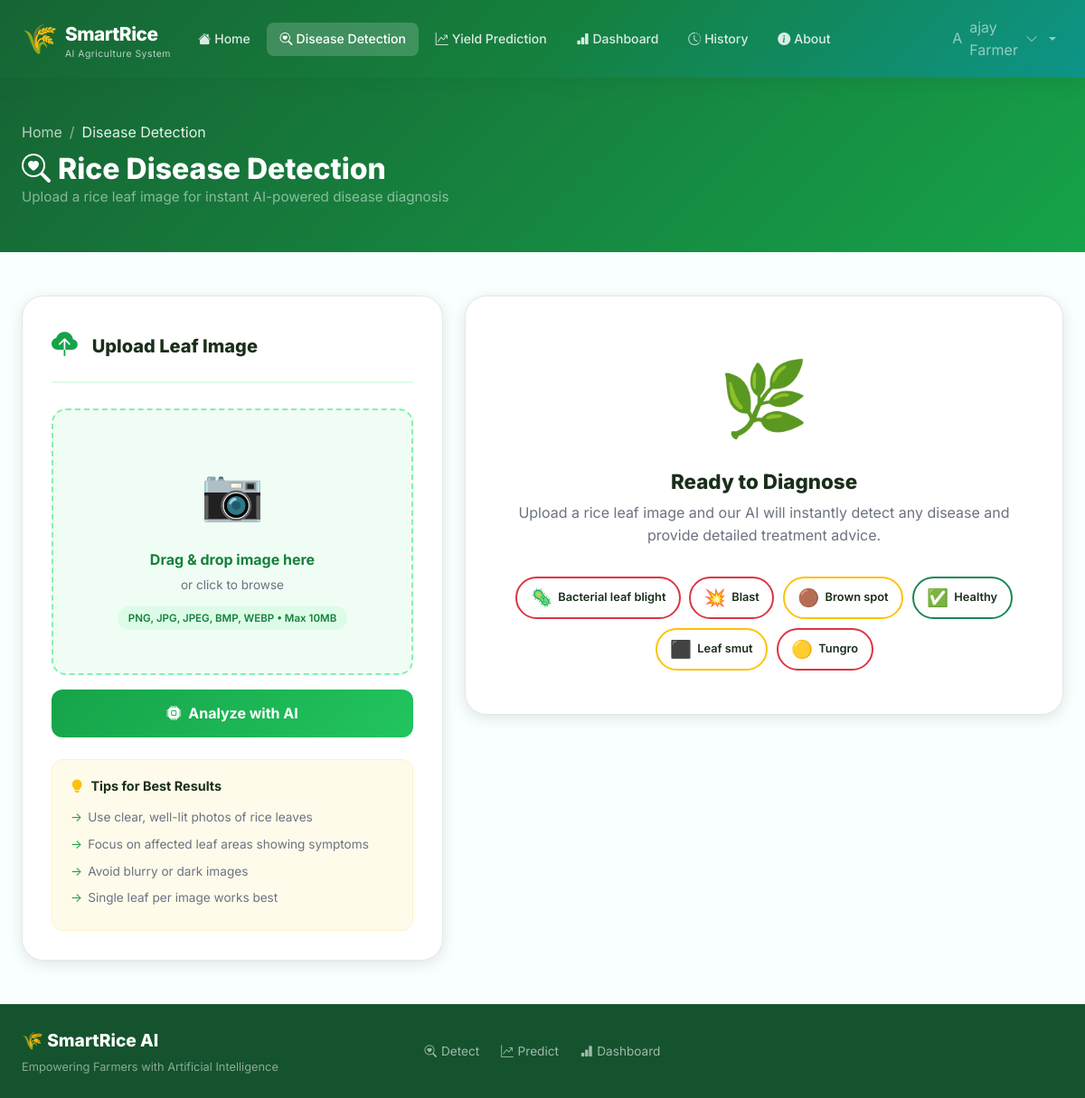
Screenshot of /detect (signed in) with the database file from the repository.
### tables this page shows
CREATE TABLE users (
            id INTEGER PRIMARY KEY AUTOINCREMENT,
            full_name TEXT NOT NULL,
            email TEXT UNIQUE NOT NULL,
            username TEXT UNIQUE NOT NULL,
            password_hash TEXT NOT NULL,
            role TEXT DEFAULT 'farmer',
            state TEXT DEFAULT NULL,
            farm_size TEXT DEFAULT NULL,
            joined_at TEXT NOT NULL
        );

### app.py (the view, shortened to what this page needs)
@app.route("/detect", methods=["GET", "POST"])
@login_required
def detect():
    result = None
    return render_template("detect.html", result=result)

### app.py (called while the page is built)
def get_db():
    conn = sqlite3.connect("database.db")
    conn.row_factory = sqlite3.Row
    return conn

def login_required(f):
    @wraps(f)
    def decorated(*args, **kwargs):
        if "user_id" not in session:
            flash("Please login to continue.", "warning")
            return redirect(url_for("login", next=request.path))
        return f(*args, **kwargs)
    return decorated

def get_current_user():
    if "user_id" not in session:
        return None
    conn = get_db()
    user = conn.execute("SELECT * FROM users WHERE id=?", (session["user_id"],)).fetchone()
    conn.close()
    return user

@app.context_processor
def inject_user():
    return {"current_user": get_current_user()}

### templates/detect.html (shortened to what this page needs)
{% extends "base.html" %}
{% block content %}
<section class="page-header">
  <div class="container-fluid px-4 py-5">
    <div class="row align-items-center">
      <div class="col">
        <nav aria-label="breadcrumb">
          <ol class="breadcrumb breadcrumb-white mb-2">
            <li class="breadcrumb-item"><a href="{{ url_for('index') }}">Home</a></li>
            <li class="breadcrumb-item active">Disease Detection</li>
          </ol>
        </nav>
        <h1 class="page-title text-white"><i class="bi bi-search-heart me-2"></i>Rice Disease Detection</h1>
        <p class="page-subtitle text-white-50">Upload a rice leaf image for instant AI-powered disease diagnosis</p>
      </div>
    </div>
  </div>
</section>
<section class="py-5">
  <div class="container-fluid px-4">
    <div class="row g-4">
      <div class="col-lg-5">
        <div class="panel-card">
          <div class="panel-header">
            <i class="bi bi-cloud-upload-fill panel-icon"></i>
            <h4 class="panel-title">Upload Leaf Image</h4>
          </div>
          <form method="POST" enctype="multipart/form-data" id="detectForm">
            <div class="dropzone" id="dropzone" onclick="document.getElementById('fileInput').click()">
              <div class="dropzone-inner" id="dropzoneInner">
                <div class="dropzone-icon">📷</div>
                <p class="dropzone-text">Drag & drop image here</p>
                <p class="dropzone-sub">or click to browse</p>
                <span class="dropzone-formats">PNG, JPG, JPEG, BMP, WEBP • Max 10MB</span>
              </div>
            </div>
            <button type="submit" class="btn btn-detect w-100 mt-3" id="analyzeBtn">
              <i class="bi bi-cpu-fill me-2"></i>Analyze with AI
            </button>
          </form>
          <div class="tips-card mt-4">
            <h6 class="tips-title"><i class="bi bi-lightbulb-fill me-2 text-warning"></i>Tips for Best Results</h6>
            <ul class="tips-list">
              <li>Use clear, well-lit photos of rice leaves</li>
              <li>Focus on affected leaf areas showing symptoms</li>
              <li>Avoid blurry or dark images</li>
              <li>Single leaf per image works best</li>
            </ul>
          </div>
        </div>
      </div>
      <div class="col-lg-7">
        {% if result %}
        <div class="results-panel animate-fade-in">
          <div class="result-header result-{{ result.treatment.color }}">
            <div class="d-flex align-items-center gap-3">
              <span class="result-emoji">{{ result.treatment.icon }}</span>
              <div>
                <div class="result-label">Detected Disease</div>
                <div class="result-disease">{{ result.disease }}</div>
              </div>
            </div>
            <div class="text-end">
              <div class="result-label">Confidence</div>
              <div class="result-confidence">{{ result.confidence }}%</div>
            </div>
          </div>
          <div class="p-4 border-bottom">
            <div class="d-flex justify-content-between mb-2">
              <span class="fw-600">Prediction Confidence</span>
              <span class="conf-percent">{{ result.confidence }}%</span>
            </div>
            <div class="confidence-bar">
              <div class="confidence-fill bg-{{ result.treatment.color }}"
                   style="width: {{ result.confidence }}%"
                   data-width="{{ result.confidence }}"></div>
            </div>
            <div class="d-flex justify-content-between mt-2">
              <small class="text-muted">Severity: <strong class="text-{{ result.treatment.color }}">{{ result.treatment.severity }}</strong></small>
              <small class="text-muted">{{ result.disease }}</small>
            </div>
          </div>
          <div class="p-4 border-bottom">
            <div class="row g-3 align-items-start">
              <div class="col-md-4">
                <img src="{{ url_for('static', filename=result.image_path) }}" class="result-image" alt="Uploaded leaf"/>
              </div>
              <div class="col-md-8">
                <h6 class="fw-700 mb-2">About This Disease</h6>
                <p class="text-muted mb-0">{{ result.treatment.description }}</p>
              </div>
            </div>
          </div>
          <div class="p-4 border-bottom">
            <h6 class="fw-700 mb-3"><i class="bi bi-capsule me-2 text-success"></i>Treatment Recommendations</h6>
            <div class="treatment-list">
              {% for t in result.treatment.treatment %}
              <div class="treatment-item">
                <span class="treatment-dot bg-{{ result.treatment.color }}"></span>
                <span>{{ t }}</span>
              </div>
              {% endfor %}
            </div>
          </div>
          <div class="p-4">
            <h6 class="fw-700 mb-2"><i class="bi bi-shield-check me-2 text-primary"></i>Prevention</h6>
            <p class="text-muted mb-3">{{ result.treatment.prevention }}</p>
            <div class="d-flex gap-2 flex-wrap">
              <a href="{{ url_for('detect') }}" class="btn btn-outline-success btn-sm">
                <i class="bi bi-arrow-repeat me-1"></i>Detect Another
              </a>
              <a href="{{ url_for('history') }}" class="btn btn-outline-secondary btn-sm">
                <i class="bi bi-clock-history me-1"></i>View History
              </a>
            </div>
          </div>
        </div>
        {% else %}
        <div class="empty-state-card">
          <div class="empty-state-icon">🌿</div>
          <h4 class="empty-state-title">Ready to Diagnose</h4>
          <p class="empty-state-sub">Upload a rice leaf image and our AI will instantly detect any disease and provide detailed treatment advice.</p>
          <div class="disease-showcase">
            {% for cls, info in [('Bacterial leaf blight', {'icon':'🦠','color':'danger'}), ('Blast', {'icon':'💥','color':'danger'}), ('Brown spot', {'icon':'🟤','color':'warning'}), ('Healthy', {'icon':'✅','color':'success'}), ('Leaf smut', {'icon':'⬛','color':'warning'}), ('Tungro', {'icon':'🟡','color':'danger'})] %}
            <div class="showcase-item border-{{ info.color }}">
              <span class="showcase-emoji">{{ info.icon }}</span>
              <span class="showcase-name">{{ cls }}</span>
            </div>
            {% endfor %}
          </div>
        </div>
        {% endif %}
      </div>
    </div>
  </div>
</section>
{% endblock %}

### templates/base.html (shortened to what this page needs)
<!DOCTYPE html>
<html lang="en">
<head>
  <link href="https://cdn.jsdelivr.net/npm/bootstrap@5.3.2/dist/css/bootstrap.min.css" rel="stylesheet"/>
  <link href="https://cdn.jsdelivr.net/npm/bootstrap-icons@1.11.3/font/bootstrap-icons.min.css" rel="stylesheet"/>
  <link href="{{ url_for('static', filename='css/style.css') }}" rel="stylesheet"/>
</head>
<body>
<nav class="navbar navbar-expand-lg navbar-dark sticky-top" id="mainNav">
  <div class="container-fluid px-4">
    <a class="navbar-brand d-flex align-items-center gap-2" href="{{ url_for('index') }}">
      <span class="brand-icon">🌾</span>
      <div>
        <span class="brand-name">SmartRice</span>
        <span class="brand-tagline d-block">AI Agriculture System</span>
      </div>
    </a>
    <div class="collapse navbar-collapse" id="navMenu">
      <ul class="navbar-nav me-auto align-items-lg-center gap-1">
        <li class="nav-item">
          <a class="nav-link nav-pill {% if request.endpoint == 'index' %}active{% endif %}" href="{{ url_for('index') }}">
            <i class="bi bi-house-fill me-1"></i>Home
          </a>
        </li>
        <li class="nav-item">
          <a class="nav-link nav-pill {% if request.endpoint == 'detect' %}active{% endif %}" href="{{ url_for('detect') }}">
            <i class="bi bi-search-heart me-1"></i>Disease Detection
          </a>
        </li>
        <li class="nav-item">
          <a class="nav-link nav-pill {% if request.endpoint == 'yield_pred' %}active{% endif %}" href="{{ url_for('yield_pred') }}">
            <i class="bi bi-graph-up-arrow me-1"></i>Yield Prediction
          </a>
        </li>
        <li class="nav-item">
          <a class="nav-link nav-pill {% if request.endpoint == 'dashboard' %}active{% endif %}" href="{{ url_for('dashboard') }}">
            <i class="bi bi-bar-chart-fill me-1"></i>Dashboard
          </a>
        </li>
        <li class="nav-item">
          <a class="nav-link nav-pill {% if request.endpoint == 'history' %}active{% endif %}" href="{{ url_for('history') }}">
            <i class="bi bi-clock-history me-1"></i>History
          </a>
        </li>
        <li class="nav-item">
          <a class="nav-link nav-pill {% if request.endpoint == 'about' %}active{% endif %}" href="{{ url_for('about') }}">
            <i class="bi bi-info-circle-fill me-1"></i>About
          </a>
        </li>
      </ul>
      <ul class="navbar-nav ms-auto align-items-lg-center gap-2">
        {% if current_user %}
        <li class="nav-item dropdown">
          <a class="nav-link user-dropdown-toggle dropdown-toggle d-flex align-items-center gap-2"
             href="#" id="userDropdown" role="button" data-bs-toggle="dropdown" aria-expanded="false">
            <div class="user-avatar-sm">{{ current_user['full_name'][0].upper() }}</div>
            <div class="d-none d-lg-block text-start">
              <div class="user-nav-name">{{ current_user['full_name'].split()[0] }}</div>
              <div class="user-nav-role">{{ current_user['role'].title() }}</div>
            </div>
            <i class="bi bi-chevron-down small"></i>
          </a>
        </li>
        {% endif %}
      </ul>
    </div>
  </div>
</nav>
<main class="main-content">
  {% block content %}{% endblock %}
</main>
<footer class="footer mt-auto">
  <div class="container-fluid px-4">
    <div class="row align-items-center py-4">
      <div class="col-md-4 text-center text-md-start mb-3 mb-md-0">
        <span class="footer-brand">🌾 SmartRice AI</span>
        <p class="footer-sub mb-0">Empowering Farmers with Artificial Intelligence</p>
      </div>
      <div class="col-md-4 text-center mb-3 mb-md-0">
        <div class="d-flex justify-content-center gap-4">
          <a href="{{ url_for('detect') }}" class="footer-link"><i class="bi bi-search-heart"></i> Detect</a>
          <a href="{{ url_for('yield_pred') }}" class="footer-link"><i class="bi bi-graph-up-arrow"></i> Predict</a>
          <a href="{{ url_for('dashboard') }}" class="footer-link"><i class="bi bi-bar-chart-fill"></i> Dashboard</a>
        </div>
      </div>
    </div>
  </div>
</footer>
</body>
</html>

### rows the page displays
users: full_name "A", full_name "ajay", role "Farmer"

### other values shown
{{ info.icon }} "🦠" "💥" "🟤" "✅" "⬛" "🟡"
{{ cls }} "Bacterial leaf blight" "Blast" "Brown spot" "Healthy" "Leaf smut" "Tungro"
